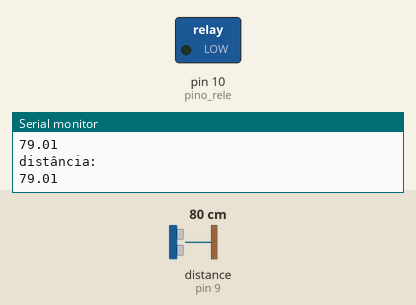
A sketch run on a simulated Arduino Uno, built with avr-gcc and run on an emulated ATmega328P. Parts: switched loads named in the sketch (green lamp = pin HIGH), the last lines printed to the serial monitor. Wiring (inferred from the names in the program): ultrasonic range finder: trigger pin 8; echo pin 9. Dashed ring = blinking. The test bench sets the inputs (shaded band); at power-on: distance to the obstacle (sensor on pin 9) 80 cm. The echo pulse lasts 58.3 µs per cm; pins used as bus, display or sensor lines are not drawn.

Above: at 1.3 s.
1.4 s: distance to the obstacle (sensor on pin 9) set to 12 cm
2.9 s: distance to the obstacle (sensor on pin 9) set to 9 cm
At 3.4 s:
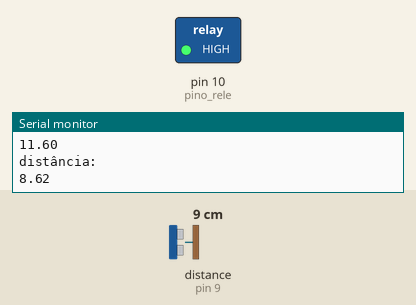
5.9 s: distance to the obstacle (sensor on pin 9) set to 18 cm
At 6.7 s:
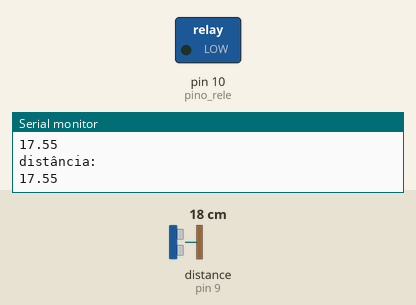
7.4 s: distance to the obstacle (sensor on pin 9) set to 2 cm
At 7.9 s:
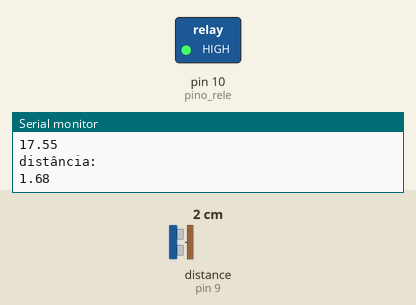
Timing chart, 0 to 11.4 s (numbered marks = the images above; inputs shaded):
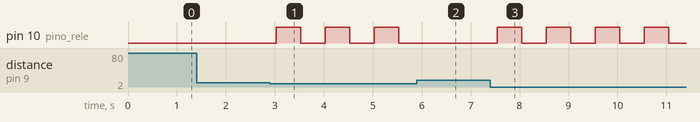

The sketch:

SensorUltrassomRele.ino
```cpp
//ULTRASSOM
//ligar VCC no 5V
//ligar GND no GND
//ligar TRIG no 8
//ligar ECHO no 9

int pino_gatilho = 8; // pino TRIG do sensor ultrassônico
int pino_echo = 9; // pino ECHO do sensor ultrassônico
float tempo; // para armazenar o tempo de ida e volta do sinal em microsegundos
float distancia_cm; // para armazenar a distância em centímetros

int pino_rele = 10;
int encendido = 0;

void setup()
{
  Serial.begin(9600);

  pinMode(pino_rele, OUTPUT);

  pinMode(pino_gatilho, OUTPUT);
  digitalWrite(pino_gatilho, LOW);
  delayMicroseconds(10);

  // configura pino ECHO como entrada
  pinMode(pino_echo, INPUT);
}

void loop()
{
    // disparar pulso ultrassônico
    digitalWrite(pino_gatilho, HIGH);
    delayMicroseconds(10);
    digitalWrite(pino_gatilho, LOW);

    // medir tempo de ida e volta do pulso ultrassônico
    tempo = pulseIn(pino_echo, HIGH);

    // calcular as distâncias em centímetros
    distancia_cm = tempo / 29.4 / 2;

    // aguardar um pouquinho antes de começar tudo de novo
    delayMicroseconds(200);

    Serial.println("distância: ");
    Serial.println(distancia_cm);

    if (distancia_cm < 10 && encendido == 0)
    {
      digitalWrite(pino_rele, HIGH);
      encendido = 1;
    }
    else if (distancia_cm < 10 && encendido == 1){
      digitalWrite(pino_rele, LOW);
      encendido = 0;
    }
    delay(500);
}
```

Measured:
- the behaviour switches between 11 and 10 cm on distance to the obstacle (sensor on pin 9) (found by bisection; images 0 and 1)
- after the input at 2.9 s, pin 10 (pino_rele): alternates HIGH for 0.50 s and LOW for 0.50 s, starting after 0.13 s
- after the input at 5.9 s, pin 10 (pino_rele): stays LOW (without the input it goes to HIGH after 0.14 s)
- after the input at 7.4 s, pin 10 (pino_rele): alternates HIGH for 0.50 s and LOW for 0.50 s, starting after 0.14 s
